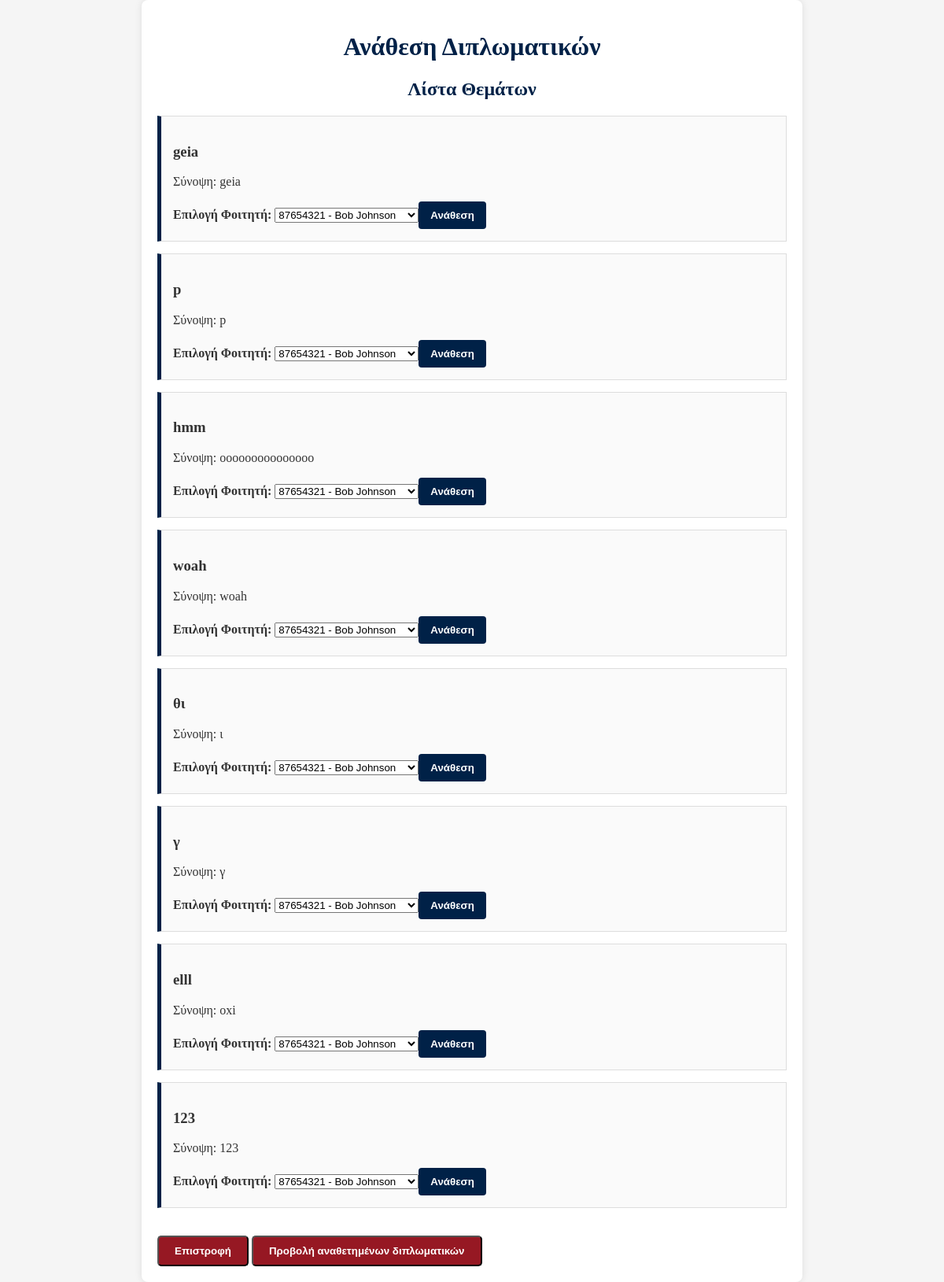
Screenshot of /delegation.php (signed in) with the database file from the repository.
### tables this page shows
CREATE TABLE `thesis` (
  `thesisID` int(11) NOT NULL,
  `title` varchar(255) NOT NULL,
  `description` text NOT NULL,
  `status` enum('under assignment','active','under review','finalized','withdrawn') NOT NULL,
  `supervisorID` int(11) NOT NULL,
  `member1ID` int(11) DEFAULT NULL,
  `member2ID` int(11) DEFAULT NULL,
  `studentID` int(11) DEFAULT NULL,
  `finalGrade` decimal(4,2) DEFAULT NULL,
  `postedDate` date NOT NULL,
  `assignmentDate` date DEFAULT NULL,
  `completionDate` date DEFAULT NULL,
  `examinationDate` date DEFAULT NULL,
  `withdrawalDate` date DEFAULT NULL,
  `pdf` varchar(50) DEFAULT NULL,
  `withdrawn_comment` enum('from professor','from secretary') DEFAULT NULL
);

### delegation.php (the view, shortened to what this page needs)
<?php
include 'access.php';
?>
<!DOCTYPE html>
<html lang="el">
<head>
    <link rel="stylesheet" href="dipl.css">
</head>
<body>
<div class="container">
    <h1>Ανάθεση Διπλωματικών</h1>
    <div class="topic-list">
        <h2>Λίστα Θεμάτων</h2>
        <?php
        $query = "SELECT thesisID, title, description FROM thesis WHERE supervisorID = ? AND status = 'under assignment' AND studentID IS NULL";
        $stmt = $con->prepare($query);
        $stmt->bind_param('i', $_SESSION['user_id']);
        $stmt->execute();
        $result = $stmt->get_result();
        if ($result->num_rows > 0) {
            while ($row = $result->fetch_assoc()) {
                echo '<div class="topic">';
                echo '<h3>' . htmlspecialchars($row['title']) . '</h3>';
                echo '<p>Σύνοψη: ' . htmlspecialchars($row['description']) . '</p>';
                $studentsQuery = "SELECT Student_ID, AM, name, surname FROM students WHERE Has_Thesis = 0";
                $studentsResult = $con->query($studentsQuery);
                echo '<form method="POST" action="">';
                echo '<label for="studentID">Επιλογή Φοιτητή: </label>';
                echo '<select name="studentID" required>';
                while ($student = $studentsResult->fetch_assoc()) {
                    echo '<option value="' . $student['Student_ID'] . '">' . htmlspecialchars($student['AM'] . ' - ' . $student['name'] . ' ' . $student['surname']) . '</option>';
                }
                echo '</select>';
                echo '<button type="submit">Ανάθεση</button>';
                echo '</form>';
                echo '</div>';
            }
        } else {
            echo '<p>Δεν υπάρχουν διαθέσιμα θέματα.</p>';
        }
        ?>
    </div>
    <button class="add-topic-button" onclick="window.location.href = 'professor.php';">Επιστροφή</button>
    <button class="add-topic-button" onclick="window.location.href = 'show_assign.php';">Προβολή αναθετημένων διπλωματικών</button>
</div>
</body>
</html>

### dipl.css (style rules this page uses)
body { font-family: "Georgia", serif; background-color: #f5f5f5; color: #333; margin: 0; padding: 0; }
.container { max-width: 800px; margin: auto; padding: 20px; background-color: #ffffff; box-shadow: 0 0 10px rgba(0, 0, 0, 0.1); border-radius: 8px; }
h1, h2 { color: #002147; text-align: center; }
.topic-list { margin-bottom: 20px; }
.topic { border: 1px solid #ddd; padding: 15px; margin-bottom: 15px; background-color: #fafafa; border-left: 5px solid #002147; }
.add-topic-button { display: inline-block; padding: 10px 20px; background-color: #961823; color: white; text-decoration: none; border-radius: 5px; font-weight: bold; margin-top: 15px; cursor: pointer; text-align: center; transition: background-color 0.3s; }
form label { font-weight: bold; color: #333; }
button[type="submit"], button[type="button"] { padding: 10px 15px; font-weight: bold; border-radius: 4px; border: none; cursor: pointer; transition: background-color 0.3s; }
button[type="submit"] { background-color: #002147; color: white; }

### rows the page displays
thesis: title "geia", description "geia"
thesis: title "p", description "p"
thesis: title "hmm", description "ooooooooooooooo"
thesis: title "woah", description "woah"
thesis: title "θι", description "ι"
thesis: title "γ", description "γ"
thesis: title "elll", description "oxi"
thesis: title "123", description "123"

### other values shown
form field studentID "87654321 - Bob Johnson"
